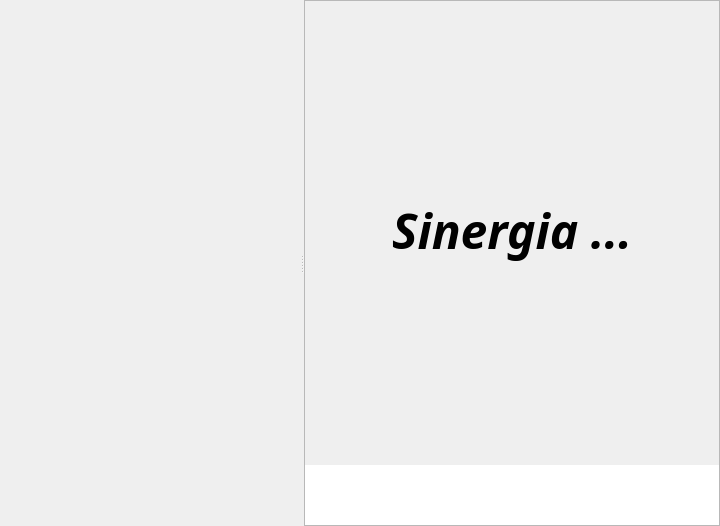
<?xml version="1.0" encoding="UTF-8"?>
<ui version="4.0">
 <class>WidgetBody</class>
 <widget class="QWidget" name="WidgetBody">
  <property name="geometry">
   <rect>
    <x>0</x>
    <y>0</y>
    <width>720</width>
    <height>526</height>
   </rect>
  </property>
  <property name="windowTitle">
   <string>Form</string>
  </property>
  <layout class="QVBoxLayout" name="verticalLayout_3">
   <property name="spacing">
    <number>0</number>
   </property>
   <property name="leftMargin">
    <number>0</number>
   </property>
   <property name="topMargin">
    <number>0</number>
   </property>
   <property name="rightMargin">
    <number>0</number>
   </property>
   <property name="bottomMargin">
    <number>0</number>
   </property>
   <item>
    <widget class="QSplitter" name="splitter">
     <property name="orientation">
      <enum>Qt::Orientation::Horizontal</enum>
     </property>
     <widget class="QFrame" name="frLista">
      <property name="sizePolicy">
       <sizepolicy hsizetype="Expanding" vsizetype="Preferred">
        <horstretch>0</horstretch>
        <verstretch>0</verstretch>
       </sizepolicy>
      </property>
      <property name="minimumSize">
       <size>
        <width>300</width>
        <height>0</height>
       </size>
      </property>
      <property name="maximumSize">
       <size>
        <width>16777215</width>
        <height>16777215</height>
       </size>
      </property>
      <property name="frameShape">
       <enum>QFrame::Shape::NoFrame</enum>
      </property>
      <property name="frameShadow">
       <enum>QFrame::Shadow::Plain</enum>
      </property>
      <layout class="QVBoxLayout" name="verticalLayout_2">
       <property name="spacing">
        <number>4</number>
       </property>
       <property name="leftMargin">
        <number>4</number>
       </property>
       <property name="topMargin">
        <number>4</number>
       </property>
       <property name="rightMargin">
        <number>4</number>
       </property>
       <property name="bottomMargin">
        <number>4</number>
       </property>
       <item>
        <layout class="QVBoxLayout" name="vly_playlist"/>
       </item>
      </layout>
     </widget>
     <widget class="QFrame" name="frPlayer">
      <property name="sizePolicy">
       <sizepolicy hsizetype="Expanding" vsizetype="Preferred">
        <horstretch>0</horstretch>
        <verstretch>0</verstretch>
       </sizepolicy>
      </property>
      <property name="minimumSize">
       <size>
        <width>0</width>
        <height>0</height>
       </size>
      </property>
      <property name="frameShape">
       <enum>QFrame::Shape::StyledPanel</enum>
      </property>
      <property name="frameShadow">
       <enum>QFrame::Shadow::Raised</enum>
      </property>
      <layout class="QGridLayout" name="gridPlayer">
       <property name="leftMargin">
        <number>0</number>
       </property>
       <property name="topMargin">
        <number>0</number>
       </property>
       <property name="rightMargin">
        <number>0</number>
       </property>
       <property name="bottomMargin">
        <number>0</number>
       </property>
       <property name="horizontalSpacing">
        <number>6</number>
       </property>
       <item row="1" column="0">
        <widget class="QTextEdit" name="teMeta">
         <property name="maximumSize">
          <size>
           <width>16777215</width>
           <height>60</height>
          </size>
         </property>
         <property name="frameShape">
          <enum>QFrame::Shape::NoFrame</enum>
         </property>
         <property name="frameShadow">
          <enum>QFrame::Shadow::Plain</enum>
         </property>
         <property name="verticalScrollBarPolicy">
          <enum>Qt::ScrollBarPolicy::ScrollBarAlwaysOff</enum>
         </property>
         <property name="horizontalScrollBarPolicy">
          <enum>Qt::ScrollBarPolicy::ScrollBarAlwaysOff</enum>
         </property>
         <property name="readOnly">
          <bool>true</bool>
         </property>
         <property name="textInteractionFlags">
          <set>Qt::TextInteractionFlag::TextSelectableByMouse</set>
         </property>
        </widget>
       </item>
       <item row="0" column="0">
        <widget class="QWidget" name="widgetArchivos" native="true">
         <property name="styleSheet">
          <string notr="true"/>
         </property>
         <layout class="QVBoxLayout" name="verticalLayout">
          <property name="spacing">
           <number>0</number>
          </property>
          <property name="leftMargin">
           <number>0</number>
          </property>
          <property name="topMargin">
           <number>0</number>
          </property>
          <property name="rightMargin">
           <number>0</number>
          </property>
          <property name="bottomMargin">
           <number>0</number>
          </property>
          <item>
           <widget class="QStackedWidget" name="sw_player">
            <widget class="QWidget" name="page_logo">
             <layout class="QVBoxLayout" name="vly_logo">
              <property name="spacing">
               <number>0</number>
              </property>
              <property name="leftMargin">
               <number>0</number>
              </property>
              <property name="topMargin">
               <number>0</number>
              </property>
              <property name="rightMargin">
               <number>0</number>
              </property>
              <property name="bottomMargin">
               <number>0</number>
              </property>
              <item>
               <widget class="QLabel" name="lbLogo">
                <property name="minimumSize">
                 <size>
                  <width>0</width>
                  <height>0</height>
                 </size>
                </property>
                <property name="maximumSize">
                 <size>
                  <width>16777215</width>
                  <height>16777215</height>
                 </size>
                </property>
                <property name="sizeIncrement">
                 <size>
                  <width>0</width>
                  <height>0</height>
                 </size>
                </property>
                <property name="font">
                 <font>
                  <family>Hack</family>
                  <pointsize>36</pointsize>
                  <italic>true</italic>
                  <bold>true</bold>
                 </font>
                </property>
                <property name="layoutDirection">
                 <enum>Qt::LayoutDirection::LeftToRight</enum>
                </property>
                <property name="text">
                 <string>Sinergia ...</string>
                </property>
                <property name="alignment">
                 <set>Qt::AlignmentFlag::AlignCenter</set>
                </property>
                <property name="wordWrap">
                 <bool>true</bool>
                </property>
                <property name="margin">
                 <number>7</number>
                </property>
               </widget>
              </item>
             </layout>
            </widget>
            <widget class="QWidget" name="page_player">
             <layout class="QVBoxLayout" name="verticalLayout_4">
              <property name="spacing">
               <number>0</number>
              </property>
              <property name="leftMargin">
               <number>0</number>
              </property>
              <property name="topMargin">
               <number>0</number>
              </property>
              <property name="rightMargin">
               <number>0</number>
              </property>
              <property name="bottomMargin">
               <number>0</number>
              </property>
              <item>
               <layout class="QVBoxLayout" name="vly_player"/>
              </item>
             </layout>
            </widget>
           </widget>
          </item>
         </layout>
        </widget>
       </item>
      </layout>
     </widget>
    </widget>
   </item>
  </layout>
 </widget>
 <resources/>
 <connections/>
</ui>
